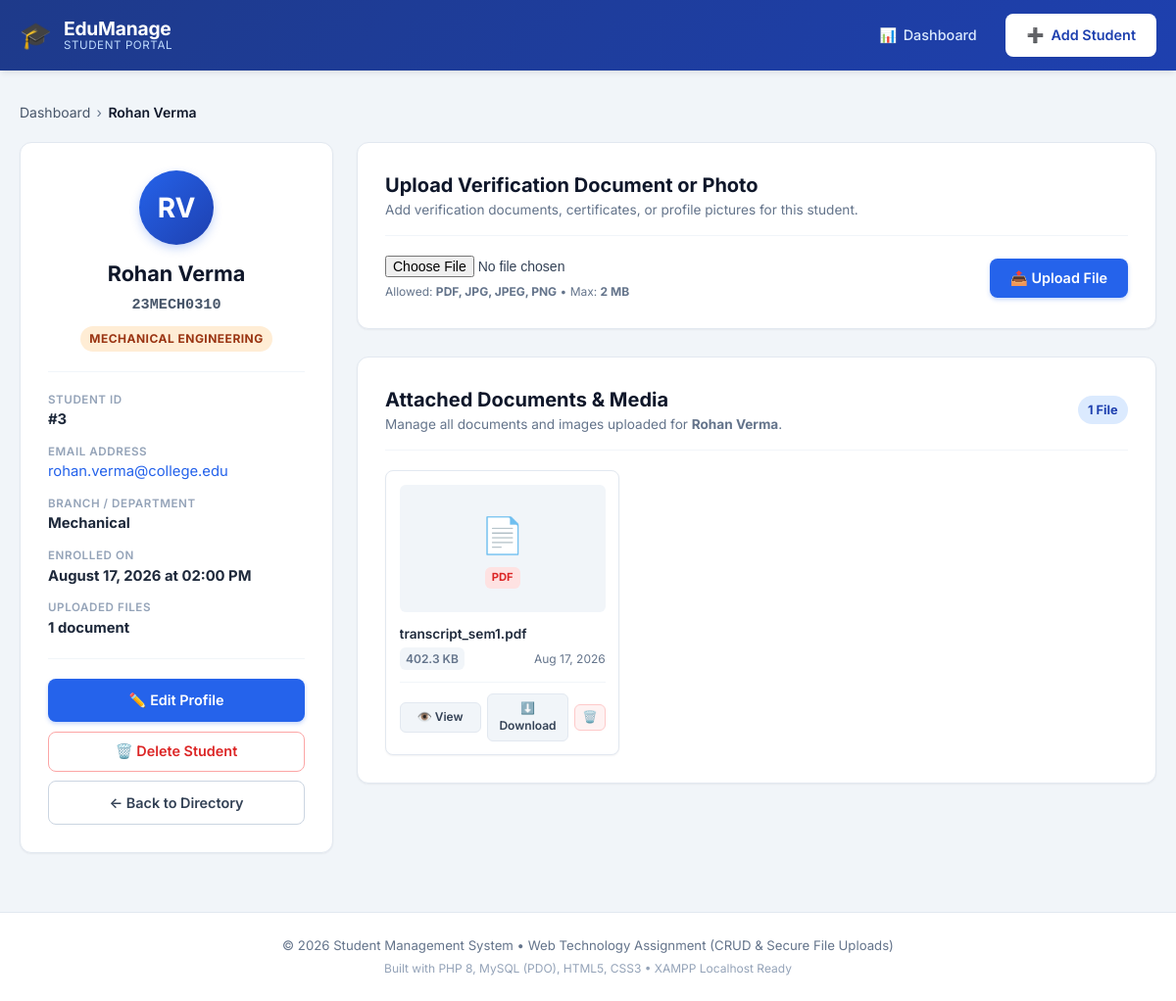
The page /Question2_StudentManagement/view_student.php?id=3 on the database its author committed.
### tables this page shows
CREATE TABLE IF NOT EXISTS `students` (
  `id` INT AUTO_INCREMENT PRIMARY KEY,
  `name` VARCHAR(100) NOT NULL,
  `roll_number` VARCHAR(50) NOT NULL UNIQUE,
  `email` VARCHAR(150) NOT NULL,
  `course` VARCHAR(100) NOT NULL,
  `created_at` TIMESTAMP DEFAULT CURRENT_TIMESTAMP,
  INDEX `idx_students_roll` (`roll_number`),
  INDEX `idx_students_course` (`course`)
);

CREATE TABLE IF NOT EXISTS `student_files` (
  `id` INT AUTO_INCREMENT PRIMARY KEY,
  `student_id` INT NOT NULL,
  `original_filename` VARCHAR(255) NOT NULL,
  `stored_filename` VARCHAR(255) NOT NULL,
  `file_path` VARCHAR(255) NOT NULL,
  `file_type` VARCHAR(50) NOT NULL,
  `file_size` INT NOT NULL,
  `upload_date` TIMESTAMP DEFAULT CURRENT_TIMESTAMP,
  INDEX `idx_student_files_student_id` (`student_id`),
  CONSTRAINT `fk_student_files_student`
    FOREIGN KEY (`student_id`)
    REFERENCES `students` (`id`)
    ON DELETE CASCADE
    ON UPDATE CASCADE
);

### Question2_StudentManagement/db.php (called while the page is built, shortened)
    <?php
function e(?string $string): string {
    return htmlspecialchars($string ?? '', ENT_QUOTES, 'UTF-8');
}
function formatBytes(int $bytes): string {
    if ($bytes < 1024) {
        return $bytes . ' B';
    } elseif ($bytes < 1048576) {
        return round($bytes / 1024, 1) . ' KB';
    } else {
        return round($bytes / 1048576, 2) . ' MB';
    }
}

### Question2_StudentManagement/view_student.php (the view, shortened to what this page needs)
<?php
require_once __DIR__ . '/db.php';
$id = filter_input(INPUT_GET, 'id', FILTER_VALIDATE_INT);
try {
    $stmtStudent = $pdo->prepare("SELECT * FROM students WHERE id = :id LIMIT 1");
    $stmtStudent->execute([':id' => $id]);
    $student = $stmtStudent->fetch();
    $stmtFiles = $pdo->prepare("
        SELECT id, original_filename, stored_filename, file_path, file_type, file_size, upload_date
        FROM student_files
        WHERE student_id = :id
        ORDER BY id DESC
    ");
    $stmtFiles->execute([':id' => $id]);
    $files = $stmtFiles->fetchAll();
} catch (PDOException $e) {
    setFlash('error', 'Database error: ' . $e->getMessage());
    header('Location: index.php');
    exit();
}
$initials = '';
$nameParts = explode(' ', trim($student['name']));
foreach ($nameParts as $part) {
    if (!empty($part)) $initials .= strtoupper($part[0]);
    if (strlen($initials) >= 2) break;
}
require_once __DIR__ . '/header.php';
?>
<div class="breadcrumb-nav">
    <a href="index.php">Dashboard</a> &rsaquo;
    <span><?php echo e($student['name']); ?></span>
</div>
<div class="profile-layout">
    <div class="profile-sidebar">
        <div class="card profile-card">
            <div class="profile-header">
                <div class="profile-avatar" aria-hidden="true">
                    <?php echo e($initials ?: 'ST'); ?>
                </div>
                <h2 class="profile-name"><?php echo e($student['name']); ?></h2>
                <span class="profile-roll"><?php echo e($student['roll_number']); ?></span>
                <span class="course-badge course-badge-<?php echo strtolower(e($student['course'])); ?>">
                    <?php echo e($student['course']); ?> Engineering
                </span>
            </div>
            <div class="profile-info-list">
                <div class="info-row">
                    <span class="info-label">Student ID</span>
                    <strong class="info-value">#<?php echo e($student['id']); ?></strong>
                </div>
                <div class="info-row">
                    <span class="info-label">Email Address</span>
                    <a href="mailto:<?php echo e($student['email']); ?>" class="info-value info-link">
                        <?php echo e($student['email']); ?>
                    </a>
                </div>
                <div class="info-row">
                    <span class="info-label">Branch / Department</span>
                    <strong class="info-value"><?php echo e($student['course']); ?></strong>
                </div>
                <div class="info-row">
                    <span class="info-label">Enrolled On</span>
                    <strong class="info-value"><?php echo date('F d, Y \a\t h:i A', strtotime($student['created_at'])); ?></strong>
                </div>
                <div class="info-row">
                    <span class="info-label">Uploaded Files</span>
                    <strong class="info-value"><?php echo count($files); ?> document<?php echo count($files) === 1 ? '' : 's'; ?></strong>
                </div>
            </div>
            <div class="profile-actions">
                <a href="edit_student.php?id=<?php echo e($student['id']); ?>" class="btn btn-primary btn-block">
                    <span>✏️ Edit Profile</span>
                </a>
                <button
                    type="button"
                    class="btn btn-danger-outline btn-block"
                    onclick="confirmDelete(<?php echo (int) $student['id']; ?>, '<?php echo addslashes(e($student['name'])); ?>', '<?php echo addslashes(e($student['roll_number'])); ?>')"
                >
                    <span>🗑️ Delete Student</span>
                </button>
                <a href="index.php" class="btn btn-secondary btn-block">
                    &larr; Back to Directory
                </a>
            </div>
        </div>
    </div>
    <div class="profile-main" id="documents">
        <div class="card upload-card">
            <div class="card-header-bar">
                <div class="header-titles">
                    <h3 class="section-title">Upload Verification Document or Photo</h3>
                    <p class="section-subtitle">Add verification documents, certificates, or profile pictures for this student.</p>
                </div>
            </div>
            <form method="POST" action="upload_file.php" enctype="multipart/form-data" class="upload-inline-form">
                <div class="upload-controls-row">
                    <div class="file-picker-wrapper">
                        <input
                            type="file"
                            name="student_file"
                            id="student_file"
                            class="file-control"
                            accept=".pdf,.jpg,.jpeg,.png,application/pdf,image/jpeg,image/png"
                            required
                        >
                        <span class="upload-specs-hint">Allowed: <strong>PDF, JPG, JPEG, PNG</strong> &bull; Max: <strong>2 MB</strong></span>
                    </div>
                    <button type="submit" class="btn btn-primary upload-btn">
                        <span>📤 Upload File</span>
                    </button>
                </div>
            </form>
        </div>
        <div class="card files-gallery-card">
            <div class="card-header-bar">
                <div class="header-titles">
                    <h3 class="section-title">Attached Documents &amp; Media</h3>
                    <p class="section-subtitle">Manage all documents and images uploaded for <strong><?php echo e($student['name']); ?></strong>.</p>
                </div>
                <span class="badge badge-counter"><?php echo count($files); ?> File<?php echo count($files) === 1 ? '' : 's'; ?></span>
            </div>
            <?php if (empty($files)): ?>
                <div class="empty-state files-empty">
                    <span class="empty-icon">📁</span>
                    <h4>No Documents Attached</h4>
                    <p>No documents or profile images have been uploaded for this student yet.</p>
                    <p class="empty-hint">Use the upload box above to attach a verification PDF or photo.</p>
                </div>
            <?php else: ?>
                <div class="files-grid">
                    <?php foreach ($files as $file): ?>
                        <?php
                            $isImage = strpos($file['file_type'], 'image/') === 0;
                            $ext = strtoupper(pathinfo($file['original_filename'], PATHINFO_EXTENSION));
                            $downloadUrl = 'download_file.php?id=' . e($file['id']) . '&mode=download';
                            $viewUrl = 'download_file.php?id=' . e($file['id']) . '&mode=inline';
                        ?>
                        <div class="file-item-card">
                            <div class="file-item-preview">
                                <?php if ($isImage): ?>
                                    <a href="<?php echo $viewUrl; ?>" target="_blank" title="Click to view full image" class="image-preview-link">
                                        <img src="<?php echo $viewUrl; ?>" alt="<?php echo e($file['original_filename']); ?>" class="file-thumbnail" loading="lazy">
                                    </a>
                                <?php else: ?>
                                    <div class="file-pdf-placeholder" aria-hidden="true">
                                        <span class="pdf-icon">📄</span>
                                        <span class="pdf-tag"><?php echo e($ext); ?></span>
                                    </div>
                                <?php endif; ?>
                            </div>
                            <div class="file-item-info">
                                <span class="file-title" title="<?php echo e($file['original_filename']); ?>">
                                    <?php echo e($file['original_filename']); ?>
                                </span>
                                <div class="file-sub-meta">
                                    <span class="file-size-badge"><?php echo formatBytes((int) $file['file_size']); ?></span>
                                    <span class="file-date"><?php echo date('M d, Y', strtotime($file['upload_date'])); ?></span>
                                </div>
                            </div>
                            <div class="file-item-actions">
                                <a href="<?php echo $viewUrl; ?>" target="_blank" class="btn-file-action" title="View in new browser tab">
                                    👁️ View
                                </a>
                                <a href="<?php echo $downloadUrl; ?>" class="btn-file-action" title="Download file to device">
                                    ⬇️ Download
                                </a>
                                <form method="POST" action="delete_file.php" onsubmit="return confirm('Permanently delete this file (<?php echo addslashes(e($file['original_filename'])); ?>)?');" style="display: inline;">
                                    <button type="submit" class="btn-file-action btn-file-delete" title="Delete file">
                                        🗑️
                                    </button>
                                </form>
                            </div>
                        </div>
                    <?php endforeach; ?>
                </div>
            <?php endif; ?>
        </div>
    </div>
</div>
<?php require_once __DIR__ . '/footer.php'; ?>

### rows shown on the page
students: name "Rohan Verma", roll_number "23MECH0310", course "MECHANICAL", id "3", email "rohan.verma@college.edu", course "Mechanical", created_at "August 17, 2026 at 02:00 PM"
student_files: original_filename "PDF", original_filename "transcript_sem1.pdf", file_size "402.3 KB", upload_date "Aug 17, 2026"

### other values the page prints
$initials ?: 'ST' "RV"
count($files) "1"
